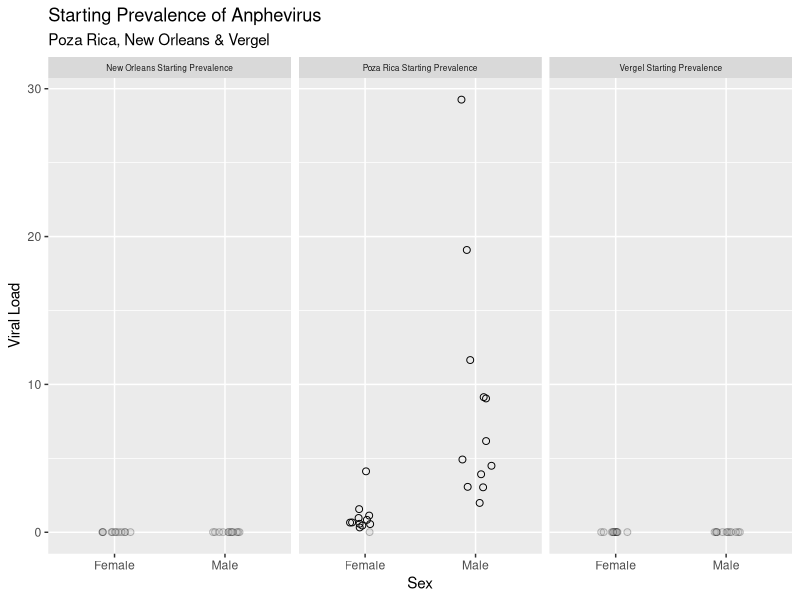
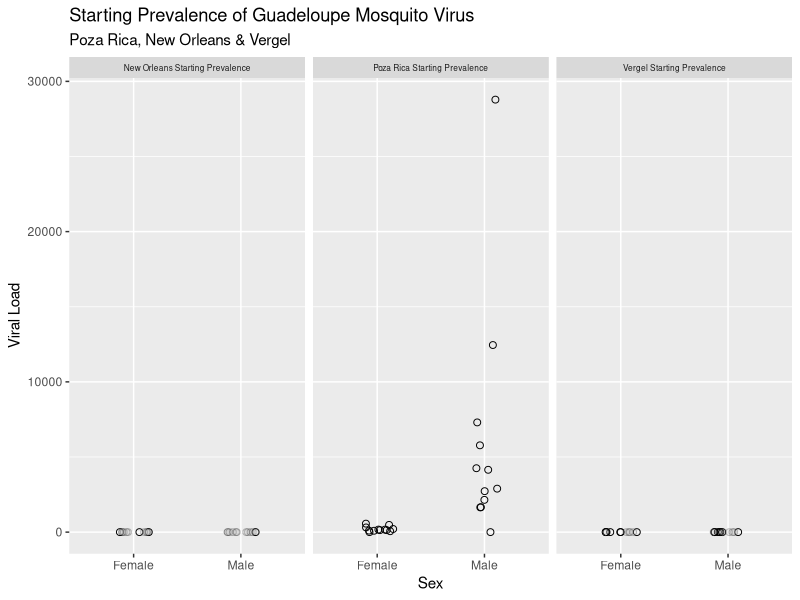
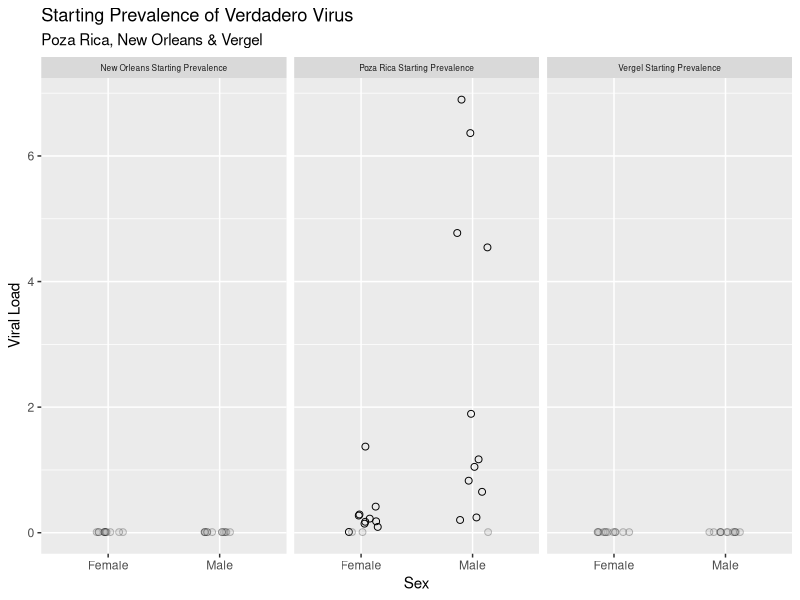
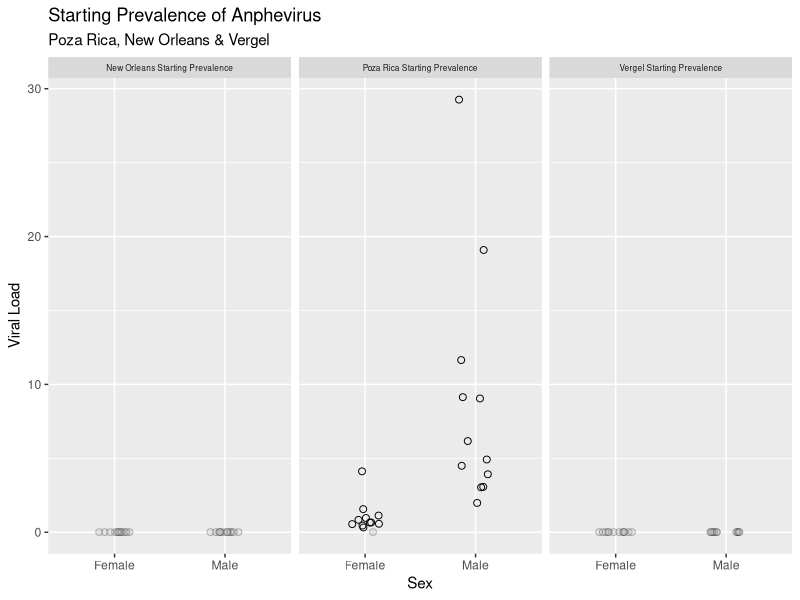
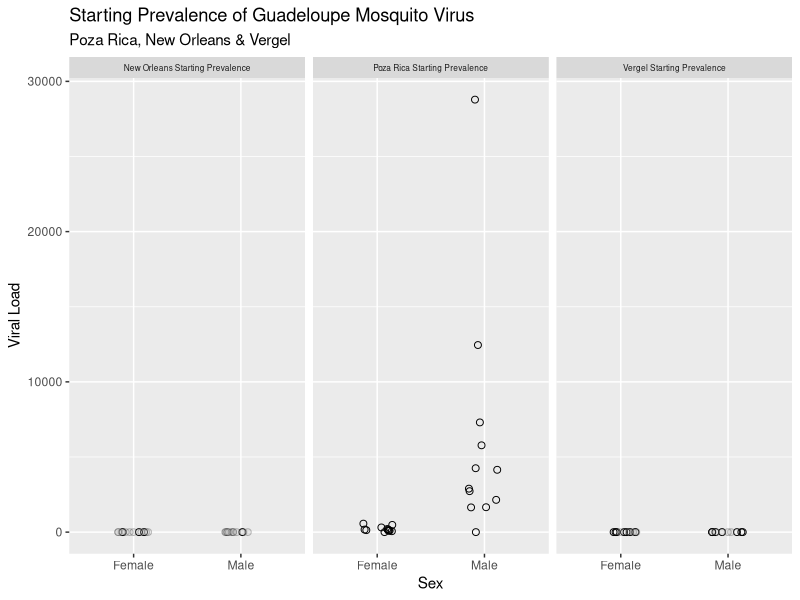
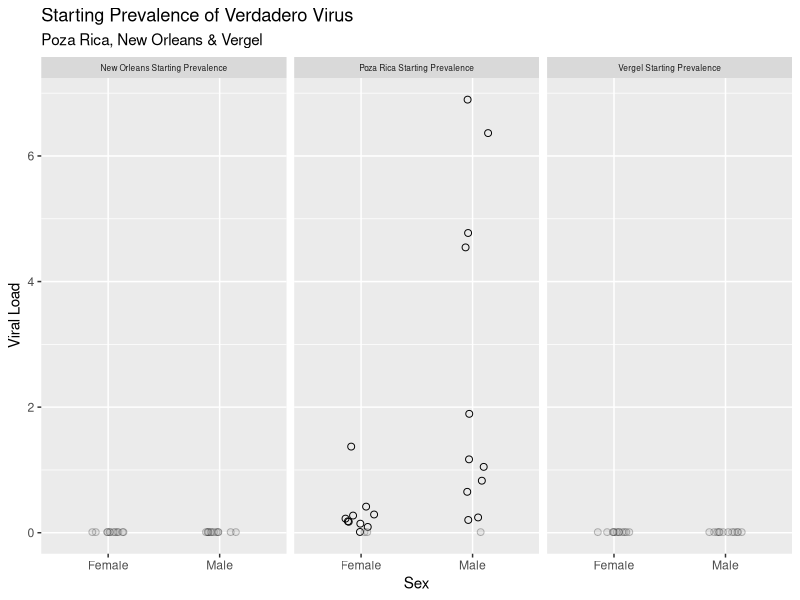

The R source for these figures, in order:
library(tidyverse)
library(readxl)

# Starting Prevalence Anphevirus

df <- read_excel("SP_Anphe.xlsx")

ggplot() + geom_jitter(data = filter(df, Virus_TF == "T"), 
                       mapping = aes(x= Sex, y= Viral_Load), 
                       width=0.15, height = 0, shape=21, size=2) +
  geom_jitter(data = filter(df, Virus_TF == "F"),
              mapping = aes(x=Sex, y=1e-2),
              width=0.15, height = 0, shape=21, fill="grey70", color="black", size=2, alpha=0.25) +
  facet_wrap(~Name) +
  theme(strip.text.x = element_text(size = 6)) +
  ylab("Viral Load") + 
  ggtitle("Starting Prevalence of Anphevirus", subtitle = "Poza Rica, New Orleans & Vergel") +
  theme(legend.position = "none") 

ggsave("Starting Prevalence Anphevirus.pdf", height=6, width=8, units="in")

# Starting Prevalence Guadeloupe Mosquito Virus (Rennavirus)

df2 <- read_excel("SP_GMV.xlsx")

ggplot() + geom_jitter(data = filter(df2, Virus_TF == "T"), 
                       mapping = aes(x= Sex, y= Viral_Load), 
                       width=0.15, height = 0, shape=21, size=2) +
  geom_jitter(data = filter(df2, Virus_TF == "F"),
              mapping = aes(x=Sex, y=1e-2),
              width=0.15, height = 0, shape=21, fill="grey70", color="black", size=2, alpha=0.25) +
  facet_wrap(~Name) +
  theme(strip.text.x = element_text(size = 6)) +
  ylab("Viral Load") + 
  ggtitle("Starting Prevalence of Guadeloupe Mosquito Virus", subtitle = "Poza Rica, New Orleans & Vergel") +
  theme(legend.position = "none") 

ggsave("Starting Prevalence GMV.pdf", height=6, width=8, units="in")

# Starting Prevalence Verdadero Virus

df3 <- read_excel("Verdadero_SP.xlsx")

ggplot() + geom_jitter(data = filter(df3, Virus_TF == "T"), 
                       mapping = aes(x= Sex, y= Viral_Load), 
                       width=0.15, height = 0, shape=21, size=2) +
  geom_jitter(data = filter(df3, Virus_TF == "F"),
              mapping = aes(x=Sex, y=1e-2),
              width=0.15, height = 0, shape=21, fill="grey70", color="black", size=2, alpha=0.25) +
  facet_wrap(~Name) +
  theme(strip.text.x = element_text(size = 6)) +
  ylab("Viral Load") + 
  ggtitle("Starting Prevalence of Verdadero Virus", subtitle = "Poza Rica, New Orleans & Vergel") +
  theme(legend.position = "none") 

ggsave("Starting Prevalence Verdadero.pdf", height=6, width=8, units="in")

